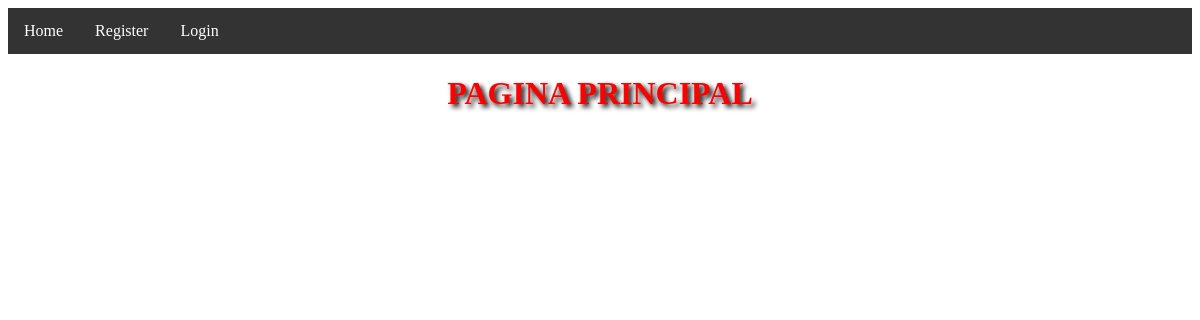
The app's page /, older data.
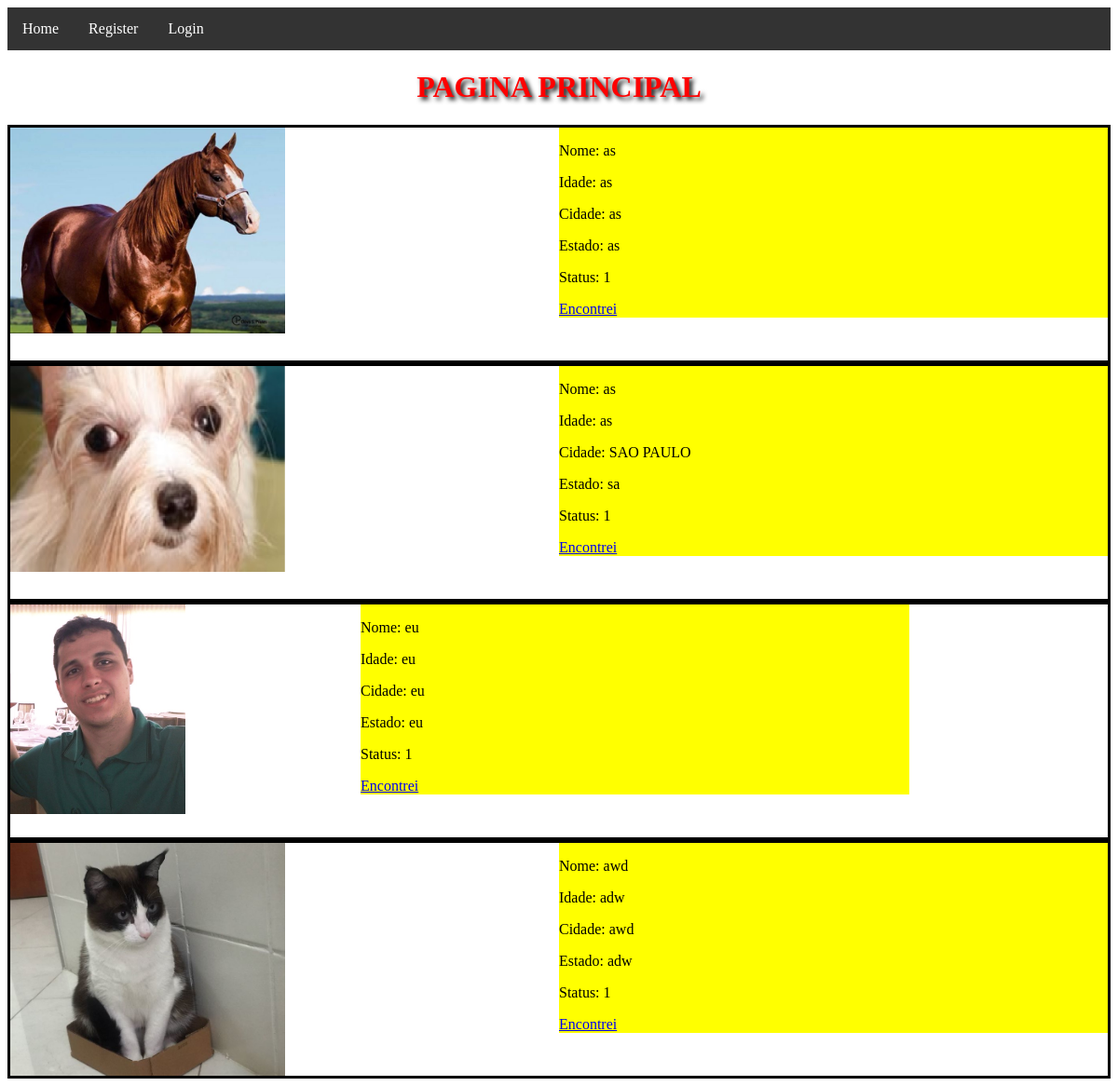
The same page, newer data.
### product/models.py (models this page shows, shortened)
class Animal(models.Model):
    foto  = models.ImageField(blank=True)
    nome  = models.CharField(max_length=100, blank=True)
    idade = models.CharField(max_length=3, blank=True)
    cidade_desaparecimento = models.CharField(max_length=50, blank=True)
    estado_desaparecimento = models.CharField(max_length=50, blank=True)
    status = models.IntegerField(choices=STATUS_ANIMAL, default=1)
    dono = models.ForeignKey(Dono, on_delete=models.CASCADE,  null=True)

### product/views.py (the view)
# urls.py: path('', pagina_principal, name='pagina_principal'),
def pagina_principal(request):
    animais_cadastrados = Animal.objects.all()
    page = request.GET.get('page', 1)
    paginator = Paginator(animais_cadastrados, 8)
    try:
        animais_cadastrados = paginator.page(page)
    except PageNotAnInteger:
        animais_cadastrados = paginator.page(1)
    except EmptyPage:
        animais_cadastrados = paginator.page(paginator.num_pages)
    return render(request, 'pagina_principal.html', {'animais_cadastrados': animais_cadastrados})

### product/templates/pagina_principal.html (shortened to what this page needs)
{% extends 'base.html' %}
{% block content %}
	<h1>PAGINA PRINCIPAL</h1>
	{% for animal in animais_cadastrados %}
		{% if animal.status == 1 %}
			<div class="umAnimalPerdido">
				<div class="imagem">
					{% if animal.foto%}
						{% load static %}
						<img src="{{ animal.foto.url }}" width=50%>
					{% endif %}
				</div>
				<div class="textos">
					<p>Nome: {{animal.nome}}</p>
					<p>Idade: {{animal.idade}}</p>
					<p>Cidade: {{animal.cidade_desaparecimento}}</p>
					<p>Estado: {{animal.estado_desaparecimento}}</p>
					<p>Status: {{animal.status}}</p>
					<a href="{%  url 'animal_encontrado' animal.id %}">Encontrei</a>
				</div>
			</div>
		{% endif %}
	{% endfor %}
{% endblock content %}

### product/templates/base.html (shortened to what this page needs)
<!DOCTYPE html>
<html>
<head>
	{% if request.user.is_authenticated %}
		<ul>
			<li><p>Bem vindo, {{request.user.username}}</p></li>
			<li><a href="{% url 'pagina_principal' %}">Home</a></li>
			<li><a href="{% url 'logout' %}">Logout</a></li>
			<li><a href="{% url 'meus_animais' %}">Meus animais</a></li>
		</ul>
	{% else %}
		<ul>
			<li><a href="{% url 'pagina_principal' %}">Home</a></li>
			<li><a href="{% url 'cadastrar_dono' %}">Register</a></li>
			<li><a href="{% url 'login' %}">Login</a></li>
		</ul>
	{% endif %}
	{% load static %}
	<link href="{% static 'style.css' %}"  rel="stylesheet">
</head>
<body>
{% block content %}
{% endblock content %}
</body>
</html>

### product/static/style.css (style rules this page uses)
h1 { color: red; text-shadow: 3px 3px 5px black; text-align: center; }
html { margin: 0px; }
ul { list-style-type: none; margin: 0; padding: 0; overflow: hidden; background-color: #333; }
li { float: left; }
li a { display: block; color: white; text-align: center; padding: 14px 16px; text-decoration: none; }
.umAnimalPerdido { overflow: auto; border-style: solid; border-color: black; height: 250px; }
.imagem { display:inline-block; max-width: 50%; float: left; }
.textos { display:inline-block; width: 50%; float:rigth; background-color: yellow; }

Row changes from the older to the newer data that the page shows:
added Animal: foto (picture), nome "as", idade "as", cidade_desaparecimento "as", estado_desaparecimento "as", status "1"
added Animal: foto (picture), nome "as", idade "as", cidade_desaparecimento "SAO PAULO", estado_desaparecimento "sa", status "1"
added Animal: foto (picture), nome "eu", idade "eu", cidade_desaparecimento "eu", estado_desaparecimento "eu", status "1"
added Animal: foto (picture), nome "awd", idade "adw", cidade_desaparecimento "awd", estado_desaparecimento "adw", status "1"
